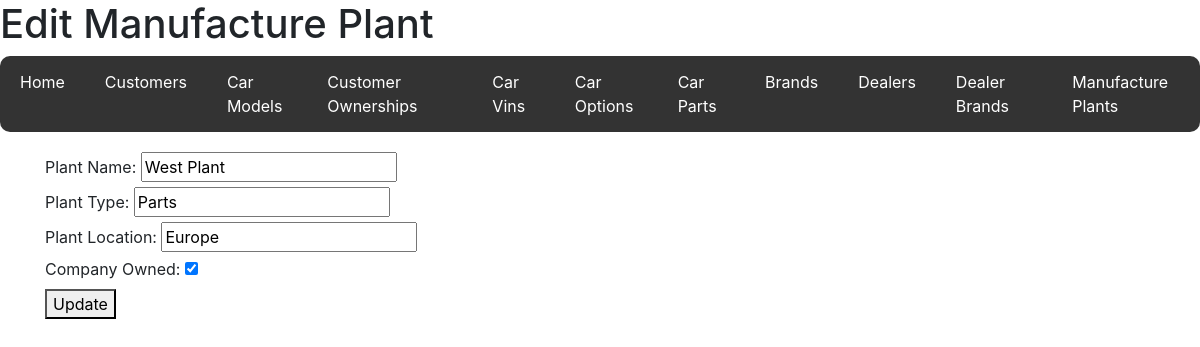
/manufacture_plant/1, run on the app's committed database.
### code/models.py (models this page shows)
class ManufacturePlant(db.Model):
    __tablename__ = "Manufacture_Plant"
    manufacture_plant_id = db.Column(db.Integer, primary_key=True)
    plant_name = db.Column(db.String(50))
    plant_type = db.Column(db.String(7))
    plant_location = db.Column(db.String(100))
    company_owned = db.Column(db.Boolean)
    car_vins = db.relationship("CarVin", back_populates="manufacture_plant")

### code/routes/manufacture_plants.py (the view, shortened to what this page needs)
@manufactureplants_bp.route(
    "/manufacture_plant/<int:manufacture_plant_id>", methods=["GET", "POST"]
)
def view_manufacture_plant(manufacture_plant_id):
    plant = ManufacturePlant.query.get_or_404(manufacture_plant_id)
    return render_template("manufacture_plant_form.html", plant=plant)

### code/templates/manufacture_plant_form.html (shortened to what this page needs)
{% extends 'base.html' %}  {% block header %}
<h1>{% if plant %}Edit{% else %}New{% endif %} Manufacture Plant</h1>
{% endblock %} {% block content %}
<form
  action="{% if plant %}{{ url_for('manufactureplants.view_manufacture_plant', manufacture_plant_id=plant.manufacture_plant_id) }}{% else %}{{ url_for('manufactureplants.new_manufacture_plant') }}{% endif %}"
  method="POST"
>
  <label for="plant_name">Plant Name:</label>
  <input
    type="text"
    id="plant_name"
    name="plant_name"
    value="{{ plant.plant_name if plant else '' }}"
    required
  /><br />
  <label for="plant_type">Plant Type:</label>
  <input
    type="text"
    id="plant_type"
    name="plant_type"
    value="{{ plant.plant_type if plant else '' }}"
    required
  /><br />
  <label for="plant_location">Plant Location:</label>
  <input
    type="text"
    id="plant_location"
    name="plant_location"
    value="{{ plant.plant_location if plant else '' }}"
    required
  /><br />
  <label for="company_owned">Company Owned:</label>
  <input
    type="checkbox"
    id="company_owned"
    name="company_owned"
    {%
    if
    plant
    and
    plant.company_owned
    %}checked{%
    endif
    %}
  /><br />
  <button type="submit">{% if plant %}Update{% else %}Create{% endif %}</button>
</form>
{% endblock %}

### data on the page
ManufacturePlant: plant_name "West Plant", plant_type "Parts", plant_location "Europe", company_owned "☑"
